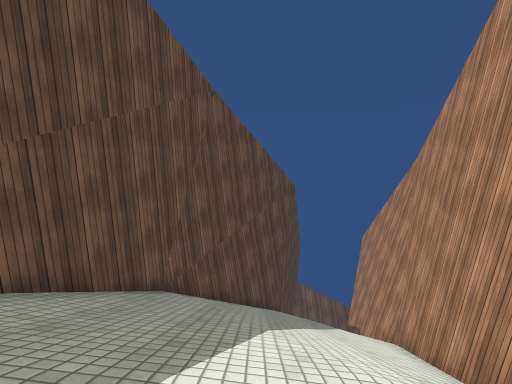
view 1 (above)

12 first-person views from a walk through a Unity game level. The camera is 1.3 m above the floor, tilts 10° down and sees 85° across. The floor is counted in squares, 1 m on a side. Each view is taken from the middle of a square. On the plan, view 1 faces up. The plan holds only what a view shows up to about 13 squares ahead; the rest is blank. The place goes on beyond the plan. Surface patterns are stand-ins for the level's own textures.

view 2
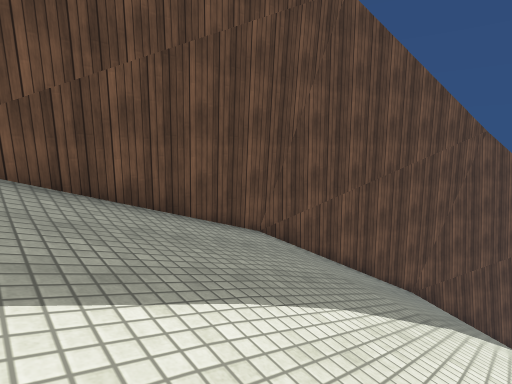

view 3
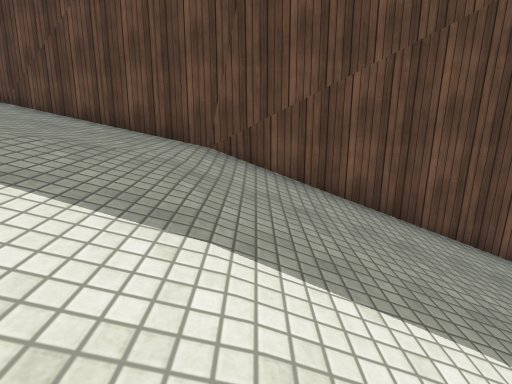

view 4
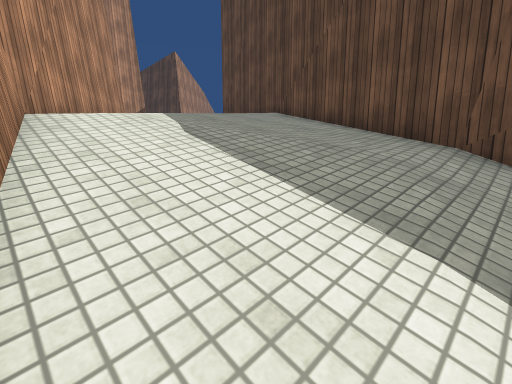

view 5
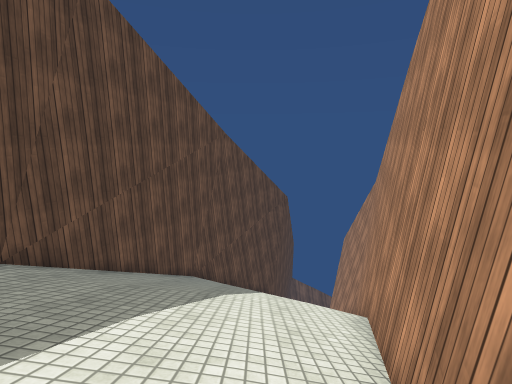

view 6
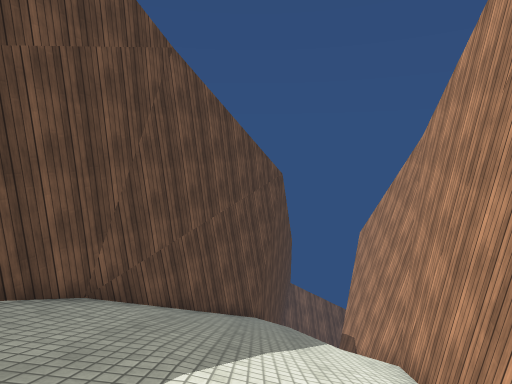

view 7
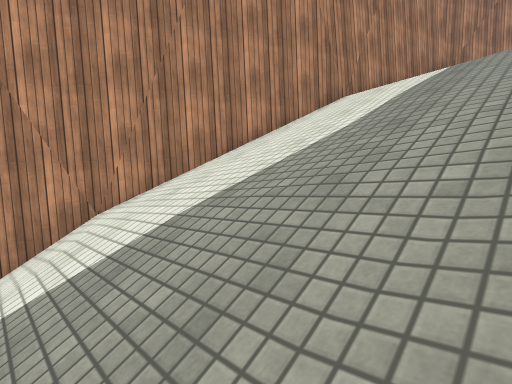

view 8
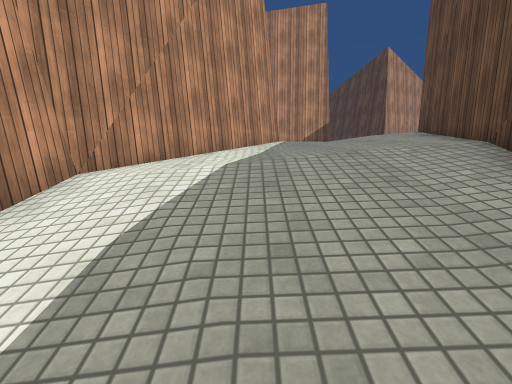

view 9
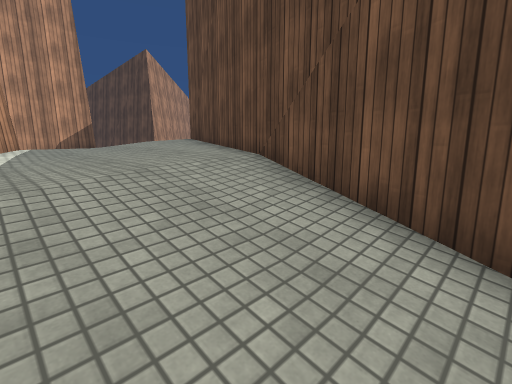

view 10
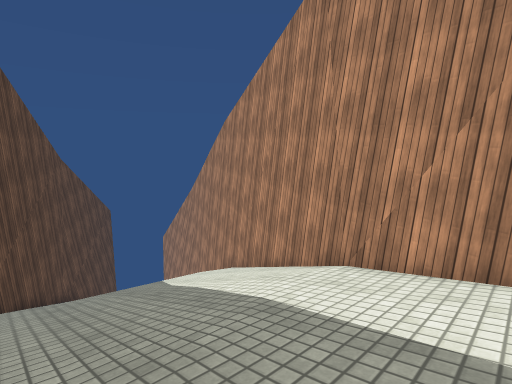

view 11
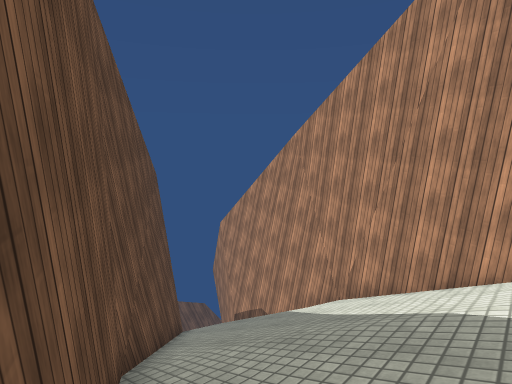

view 12
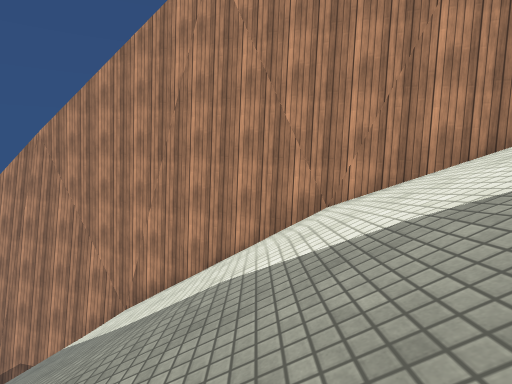

### Floor plan
Key: @ floor where view 1 was taken; # wall or solid block; . main floor; - floor 0.25 m lower than the main floor; : floor 0.5 m higher than the main floor; _ floor 0.75 m lower than the main floor; / step, stairs or slope; = window, fence, low wall or low ledge.
Columns run from 9 left of view 1 to 6 right of it. Each row starts with its distance up from view 1.
 13          ##   ##
 12         ##//= #
 11         #///= #
 10        ##//// #
  9       ##//////#
  8       #///////#
  7      ##//////##
  6      #///////#
  5     ##///////#
  4     #///////##
  3     #///////#
  2    ##///////#
  1    #///////##
  0    #/////@/#
 -1    #///////#
 -2    #//////##
 -3    #//////#
 -4    #//////#
 -5   ##//////#
 -6   #__////##
 -7   #--_///#
 -8  ##---///#
 -9  #-----//#
-10  #...--//#
-11 ##:.....##
-12 #:::....#
-13 #::::..##
-14 #:::::##

Positions as (right, up) in squares from view 1, and headings:
1: (0, 0), facing up
2: (0, -4), facing up-left
3: (0, -4), facing left
4: (0, -4), facing down-left
5: (0, -4), facing up
6: (1, 2), facing up
7: (-4, 4), facing down-right
8: (-4, -6), facing down
9: (-4, -7), facing down-left
10: (-5, -7), facing up-right
11: (-4, 4), facing up-right
12: (-4, 4), facing right
